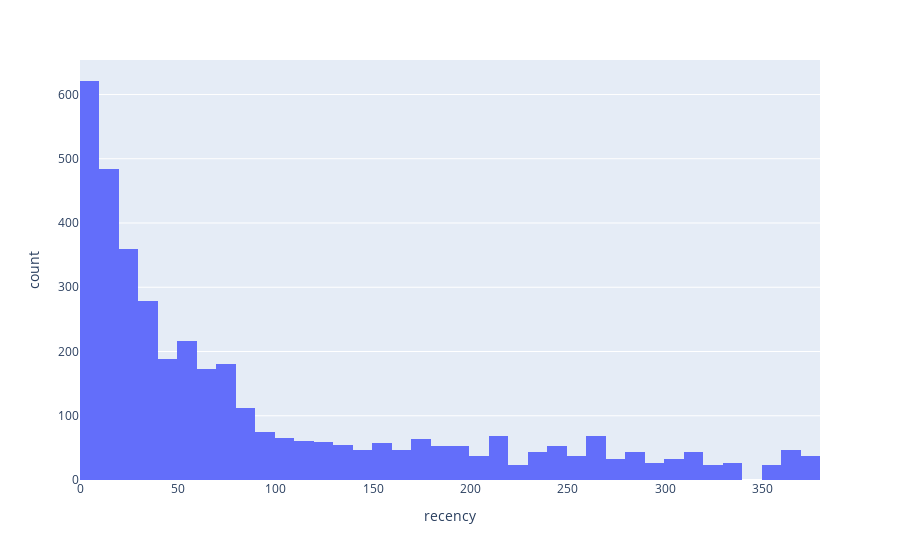

The code cell stored with this chart in its notebook:
### Code cell
#Recency distribution plot
fig = px.histogram(RFMScores, x="recency")
fig.show()

### Figure 1 — Plotly figure (JSON) as saved in the notebook; plotly's stock layout.template omitted (floating-point values rounded to 4 significant figures; data arrays with more than 128 entries replaced by an {"elided": "..."} marker saying what was removed)
{"data": [{"alignmentgroup": "True", "bingroup": "x", "hovertemplate": "recency=%{x}<br>count=%{y}<extra></extra>", "legendgroup": "", "marker": {"color": "#636efa", "pattern": {"shape": ""}}, "name": "", "offsetgroup": "", "orientation": "v", "showlegend": false, "type": "histogram", "x": {"elided": "3921 int values"}, "xaxis": "x", "yaxis": "y"}], "layout": {"barmode": "relative", "legend": {"tracegroupgap": 0}, "margin": {"t": 60}, "xaxis": {"anchor": "y", "domain": [0, 1], "title": {"text": "recency"}}, "yaxis": {"anchor": "x", "domain": [0, 1], "title": {"text": "count"}}}}
